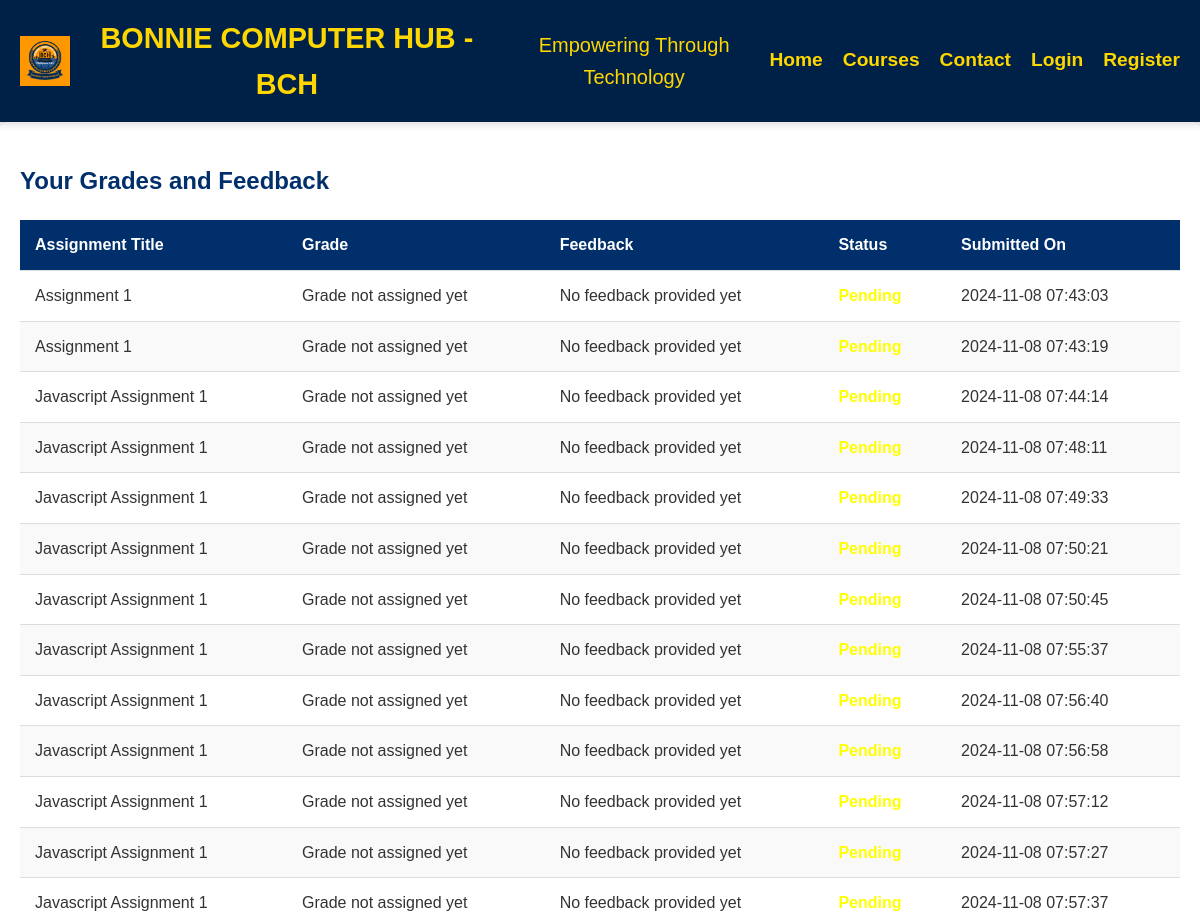
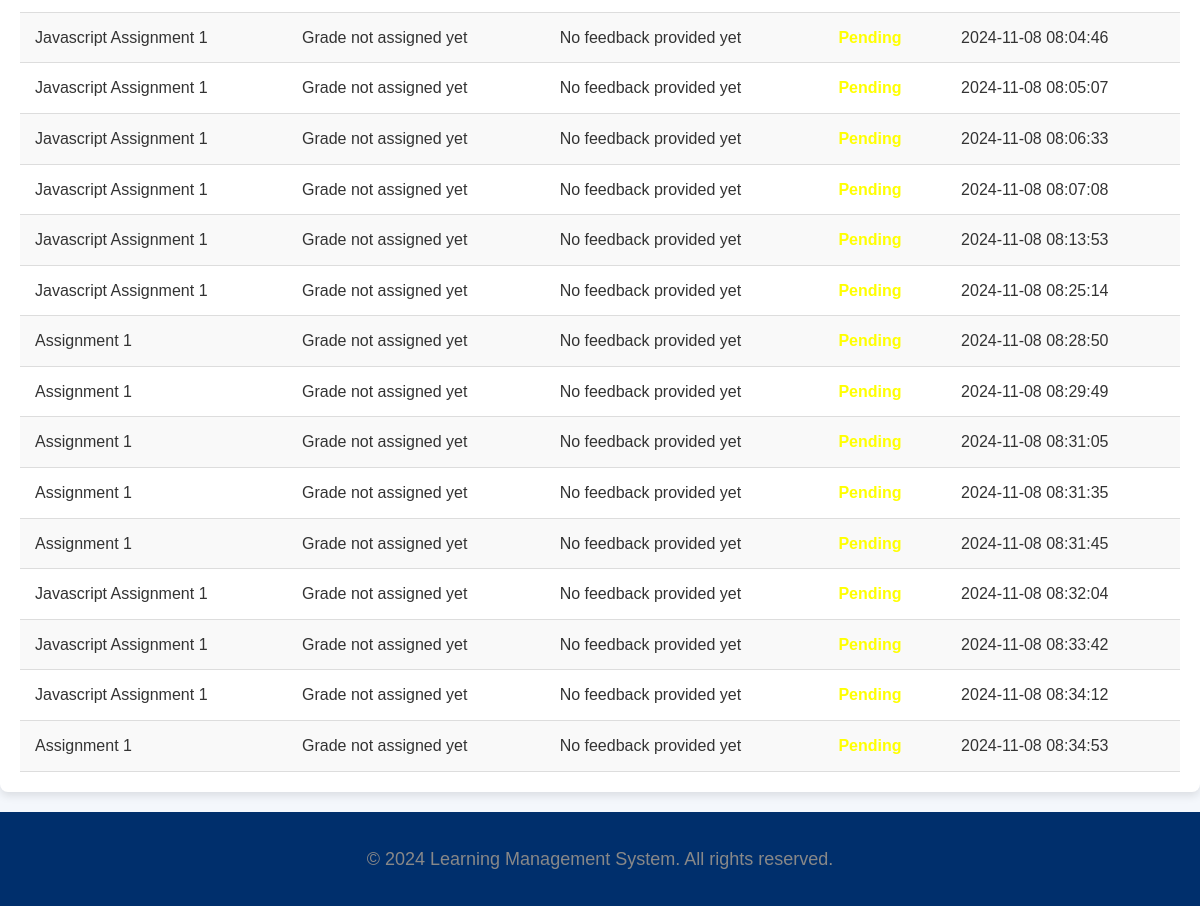
Page /student/view_grades.php (signed in) on the committed database (2 pictures, top to bottom).
### tables this page shows
CREATE TABLE `submissions` (
  `id` int(11) NOT NULL,
  `assignment_id` int(11) NOT NULL,
  `student_id` int(11) NOT NULL,
  `submitted_on` timestamp NOT NULL DEFAULT current_timestamp(),
  `grade` float DEFAULT NULL,
  `submission_status` varchar(20) DEFAULT 'pending',
  `submission_date` datetime DEFAULT current_timestamp(),
  `course_id` int(11) NOT NULL,
  `file_path` varchar(255) DEFAULT NULL,
  `feedback` text DEFAULT NULL,
  `last_updated` timestamp NOT NULL DEFAULT current_timestamp() ON UPDATE current_timestamp(),
  `status` varchar(50) DEFAULT 'Pending'
);

CREATE TABLE `course_assignments` (
  `id` int(11) NOT NULL,
  `course_id` int(11) NOT NULL,
  `title` varchar(255) NOT NULL,
  `description` text NOT NULL,
  `due_date` date NOT NULL,
  `marks` int(11) NOT NULL,
  `instructions` text DEFAULT NULL
);

### student/view_grades.php (the view, shortened to what this page needs)
<?php
require_once '../includes/db_connect.php';
$student_id = $_SESSION['user_id'];
$query = $pdo->prepare("
    SELECT s.id AS submission_id, a.title AS assignment_title, s.grade, s.feedback, s.status, s.submitted_on
    FROM submissions s
    JOIN course_assignments a ON a.id = s.assignment_id
    WHERE s.student_id = ?
");
$query->execute([$student_id]);
$submissions = $query->fetchAll(PDO::FETCH_ASSOC);
?>
<!DOCTYPE html>
<html lang="en">
<head>
    <link rel="stylesheet" href="../css/styles.css">
</head>
<body>
    <?php include '../includes/header.php'; ?>
    <main>
        <h2>Your Grades and Feedback</h2>
        <?php if ($submissions): ?>
            <table>
                <thead>
                    <tr>
                        <th>Assignment Title</th>
                        <th>Grade</th>
                        <th>Feedback</th>
                        <th>Status</th>
                        <th>Submitted On</th>
                    </tr>
                </thead>
                <tbody>
                    <?php foreach ($submissions as $submission): ?>
                        <tr>
                            <td><?= htmlspecialchars($submission['assignment_title']) ?></td>
                            <td>
                                <?php
                                    if (empty($submission['grade'])) {
                                        echo "<span class='no-grade'>Grade not assigned yet</span>";
                                    } else {
                                        echo htmlspecialchars($submission['grade']);
                                    }
                                ?>
                            </td>
                            <td>
                                <?php
                                    if (empty($submission['feedback'])) {
                                        echo "<span class='no-feedback'>No feedback provided yet</span>";
                                    } else {
                                        echo htmlspecialchars($submission['feedback']);
                                    }
                                ?>
                            </td>
                            <td class="<?= strtolower($submission['status']) ?>"><?= htmlspecialchars($submission['status']) ?></td>
                            <td><?= htmlspecialchars($submission['submitted_on']) ?></td>
                        </tr>
                    <?php endforeach; ?>
                </tbody>
            </table>
        <?php else: ?>
            <p>You have no submissions to view.</p>
        <?php endif; ?>
    </main>
    <?php include '../includes/footer.php'; ?>
</body>
</html>

### includes/header.php (shortened to what this page needs)
<!DOCTYPE html>
<html lang="en">
<head>
</head>
<body>
    <header>
        <div class="logo">
        <img src="images/BCH.jpg" alt="Bonnie Computer Hub Logo">
            <a href="index.php" class="brand-link">BONNIE COMPUTER HUB - BCH</a>
            <span style="color: #FFD700; font-size: 20px; margin-left: 10px;">Empowering Through Technology</span>
        </div>
        <nav>
            <ul>
                <li><a href="index.php">Home</a></li>
                <li><a href="pages/courses.php">Courses</a></li>
                <li><a href="pages/contact.php">Contact</a></li>
                <li><a href="login.php" style="color: #FFD700;">Login</a></li>
                <li><a href="register.php" style="color: #FFD700;">Register</a></li>
            </ul>
        </nav>
    </header>
</body>
</html>

### includes/footer.php (shortened to what this page needs)
    <footer>
        <p>&copy; <?php echo date("Y"); ?> Learning Management System. All rights reserved.</p>
    </footer>
</body>
</html>

### css/styles.css (style rules this page uses)
body { font-family: Arial, sans-serif; margin: 0; padding: 0; line-height: 1.6; background-color: #f4f4f4; }
header { background-color: #002147; color: #FFD700; padding: 20px; text-align: center; }
header nav ul { list-style: none; padding: 0; display: flex; justify-content: center; gap: 20px; }
header nav a { text-decoration: none; color: #FFFFFF; transition: color 0.3s; }
main { padding: 20px; background-color: #FFFFFF; margin: 20px auto; border-radius: 10px; box-shadow: 0 2px 10px rgba(0, 0, 0, 0.1); }
ul { margin-left: 20px; }
footer { text-align: center; padding: 10px; background-color: #002147; color: #FFFFFF; }
header nav a::after { content: ''; display: block; width: 0; height: 2px; background: #FFD700; transition: width 0.3s; }

### student/view_grades.php (style rules this page uses)
body { font-family: Arial, sans-serif; background-color: #f4f4f4; margin: 0; padding: 0; color: #333; }
h2 { color: #002F6C; font-size: 24px; margin-bottom: 20px; }
main { padding: 20px; background-color: white; max-width: 1200px; margin: 0 auto; border-radius: 8px; box-shadow: 0 4px 8px rgba(0, 0, 0, 0.1); }
table { width: 100%; border-collapse: collapse; margin-top: 20px; }
table th, table td { padding: 12px 15px; text-align: left; border-bottom: 1px solid #ddd; }
table th { background-color: #002F6C; color: white; }
table tr:nth-child(even) { background-color: #f9f9f9; }
.pending { color: yellow; font-weight: bold; }
a { text-decoration: none; color: #002F6C; font-weight: bold; }
p { font-size: 18px; color: #888; }
header, footer { background-color: #002F6C; color: white; text-align: center; padding: 15px 0; }
footer { margin-top: 20px; }

### includes/header.php (style rules this page uses)
body { margin: 0; font-family: 'Arial', sans-serif; background-color: #f4f7fc; }
header { background-color: #002147; color: #FFD700; padding: 15px 20px; display: flex; justify-content: space-between; align-items: center; position: sticky; top: 0; z-index: 1000; box-shadow: 0 4px 6px rgba(0, 0, 0, 0.1); }
.logo { display: flex; align-items: center; }
.logo img { height: 50px; margin-right: 15px; }
.brand-link { font-size: 1.8rem; font-weight: bold; color: #FFD700; text-decoration: none; display: inline-block; margin: 0; text-transform: uppercase; }
nav ul { list-style: none; margin: 0; padding: 0; display: flex; gap: 20px; }
nav ul li { font-size: 1.2rem; }
nav ul li a { color: #FFD700; text-decoration: none; font-weight: bold; }

### rows in the picture
submissions: course_assignments.title "Assignment 1", shows "Grade not assigned yet", shows "No feedback provided yet", status "Pending", submitted_on "2024-11-08 07:43:03"
submissions: course_assignments.title "Assignment 1", shows "Grade not assigned yet", shows "No feedback provided yet", status "Pending", submitted_on "2024-11-08 07:43:19"
submissions: course_assignments.title "Javascript Assignment 1", shows "Grade not assigned yet", shows "No feedback provided yet", status "Pending", submitted_on "2024-11-08 07:44:14"
submissions: course_assignments.title "Javascript Assignment 1", shows "Grade not assigned yet", shows "No feedback provided yet", status "Pending", submitted_on "2024-11-08 07:48:11"
submissions: course_assignments.title "Javascript Assignment 1", shows "Grade not assigned yet", shows "No feedback provided yet", status "Pending", submitted_on "2024-11-08 07:49:33"
submissions: course_assignments.title "Javascript Assignment 1", shows "Grade not assigned yet", shows "No feedback provided yet", status "Pending", submitted_on "2024-11-08 07:50:21"
submissions: course_assignments.title "Javascript Assignment 1", shows "Grade not assigned yet", shows "No feedback provided yet", status "Pending", submitted_on "2024-11-08 07:50:45"
submissions: course_assignments.title "Javascript Assignment 1", shows "Grade not assigned yet", shows "No feedback provided yet", status "Pending", submitted_on "2024-11-08 07:55:37"
submissions: course_assignments.title "Javascript Assignment 1", shows "Grade not assigned yet", shows "No feedback provided yet", status "Pending", submitted_on "2024-11-08 07:56:40"
submissions: course_assignments.title "Javascript Assignment 1", shows "Grade not assigned yet", shows "No feedback provided yet", status "Pending", submitted_on "2024-11-08 07:56:58"
submissions: course_assignments.title "Javascript Assignment 1", shows "Grade not assigned yet", shows "No feedback provided yet", status "Pending", submitted_on "2024-11-08 07:57:12"
submissions: course_assignments.title "Javascript Assignment 1", shows "Grade not assigned yet", shows "No feedback provided yet", status "Pending", submitted_on "2024-11-08 07:57:27"
submissions: course_assignments.title "Javascript Assignment 1", shows "Grade not assigned yet", shows "No feedback provided yet", status "Pending", submitted_on "2024-11-08 07:57:37"
submissions: course_assignments.title "Javascript Assignment 1", shows "Grade not assigned yet", shows "No feedback provided yet", status "Pending", submitted_on "2024-11-08 08:04:46"
submissions: course_assignments.title "Javascript Assignment 1", shows "Grade not assigned yet", shows "No feedback provided yet", status "Pending", submitted_on "2024-11-08 08:05:07"
submissions: course_assignments.title "Javascript Assignment 1", shows "Grade not assigned yet", shows "No feedback provided yet", status "Pending", submitted_on "2024-11-08 08:06:33"
submissions: course_assignments.title "Javascript Assignment 1", shows "Grade not assigned yet", shows "No feedback provided yet", status "Pending", submitted_on "2024-11-08 08:07:08"
submissions: course_assignments.title "Javascript Assignment 1", shows "Grade not assigned yet", shows "No feedback provided yet", status "Pending", submitted_on "2024-11-08 08:13:53"
submissions: course_assignments.title "Javascript Assignment 1", shows "Grade not assigned yet", shows "No feedback provided yet", status "Pending", submitted_on "2024-11-08 08:25:14"
submissions: course_assignments.title "Assignment 1", shows "Grade not assigned yet", shows "No feedback provided yet", status "Pending", submitted_on "2024-11-08 08:28:50"
submissions: course_assignments.title "Assignment 1", shows "Grade not assigned yet", shows "No feedback provided yet", status "Pending", submitted_on "2024-11-08 08:29:49"
submissions: course_assignments.title "Assignment 1", shows "Grade not assigned yet", shows "No feedback provided yet", status "Pending", submitted_on "2024-11-08 08:31:05"
submissions: course_assignments.title "Assignment 1", shows "Grade not assigned yet", shows "No feedback provided yet", status "Pending", submitted_on "2024-11-08 08:31:35"
submissions: course_assignments.title "Assignment 1", shows "Grade not assigned yet", shows "No feedback provided yet", status "Pending", submitted_on "2024-11-08 08:31:45"
submissions: course_assignments.title "Javascript Assignment 1", shows "Grade not assigned yet", shows "No feedback provided yet", status "Pending", submitted_on "2024-11-08 08:32:04"
submissions: course_assignments.title "Javascript Assignment 1", shows "Grade not assigned yet", shows "No feedback provided yet", status "Pending", submitted_on "2024-11-08 08:33:42"
submissions: course_assignments.title "Javascript Assignment 1", shows "Grade not assigned yet", shows "No feedback provided yet", status "Pending", submitted_on "2024-11-08 08:34:12"
submissions: course_assignments.title "Assignment 1", shows "Grade not assigned yet", shows "No feedback provided yet", status "Pending", submitted_on "2024-11-08 08:34:53"
